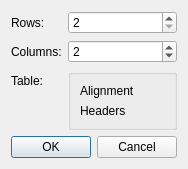
<?xml version="1.0" encoding="UTF-8"?>
<ui version="4.0">
 <class>TableToolDialog</class>
 <widget class="QDialog" name="TableToolDialog">
  <property name="geometry">
   <rect>
    <x>0</x>
    <y>0</y>
    <width>178</width>
    <height>164</height>
   </rect>
  </property>
  <property name="windowTitle">
   <string>Insert Table</string>
  </property>
  <layout class="QFormLayout" name="formLayout">
   <item row="0" column="0">
    <widget class="QLabel" name="rowsLabel">
     <property name="text">
      <string>Rows:</string>
     </property>
    </widget>
   </item>
   <item row="0" column="1">
    <widget class="QSpinBox" name="rowsSpinBox">
     <property name="minimum">
      <number>2</number>
     </property>
     <property name="value">
      <number>2</number>
     </property>
    </widget>
   </item>
   <item row="1" column="0">
    <widget class="QLabel" name="columnsLabel">
     <property name="text">
      <string>Columns:</string>
     </property>
    </widget>
   </item>
   <item row="1" column="1">
    <widget class="QSpinBox" name="columnsSpinBox">
     <property name="minimum">
      <number>1</number>
     </property>
     <property name="value">
      <number>2</number>
     </property>
    </widget>
   </item>
   <item row="2" column="0">
    <widget class="QLabel" name="tableLabel">
     <property name="text">
      <string>Table:</string>
     </property>
    </widget>
   </item>
   <item row="2" column="1">
    <widget class="QGroupBox" name="tableGroupBox">
     <property name="title">
      <string/>
     </property>
     <property name="flat">
      <bool>false</bool>
     </property>
     <layout class="QGridLayout" name="tableGridLayout">
      <item row="1" column="0">
       <widget class="QLabel" name="headersLabel">
        <property name="text">
         <string>Headers</string>
        </property>
       </widget>
      </item>
      <item row="0" column="0">
       <widget class="QLabel" name="alignmentLabel">
        <property name="text">
         <string>Alignment</string>
        </property>
       </widget>
      </item>
     </layout>
    </widget>
   </item>
   <item row="3" column="0" colspan="2">
    <widget class="QDialogButtonBox" name="buttonBox">
     <property name="orientation">
      <enum>Qt::Horizontal</enum>
     </property>
     <property name="standardButtons">
      <set>QDialogButtonBox::Cancel|QDialogButtonBox::Ok</set>
     </property>
    </widget>
   </item>
  </layout>
 </widget>
 <resources/>
 <connections>
  <connection>
   <sender>buttonBox</sender>
   <signal>accepted()</signal>
   <receiver>TableToolDialog</receiver>
   <slot>accept()</slot>
   <hints>
    <hint type="sourcelabel">
     <x>168</x>
     <y>94</y>
    </hint>
    <hint type="destinationlabel">
     <x>157</x>
     <y>113</y>
    </hint>
   </hints>
  </connection>
  <connection>
   <sender>buttonBox</sender>
   <signal>rejected()</signal>
   <receiver>TableToolDialog</receiver>
   <slot>reject()</slot>
   <hints>
    <hint type="sourcelabel">
     <x>168</x>
     <y>100</y>
    </hint>
    <hint type="destinationlabel">
     <x>177</x>
     <y>113</y>
    </hint>
   </hints>
  </connection>
  </connections>
</ui>
